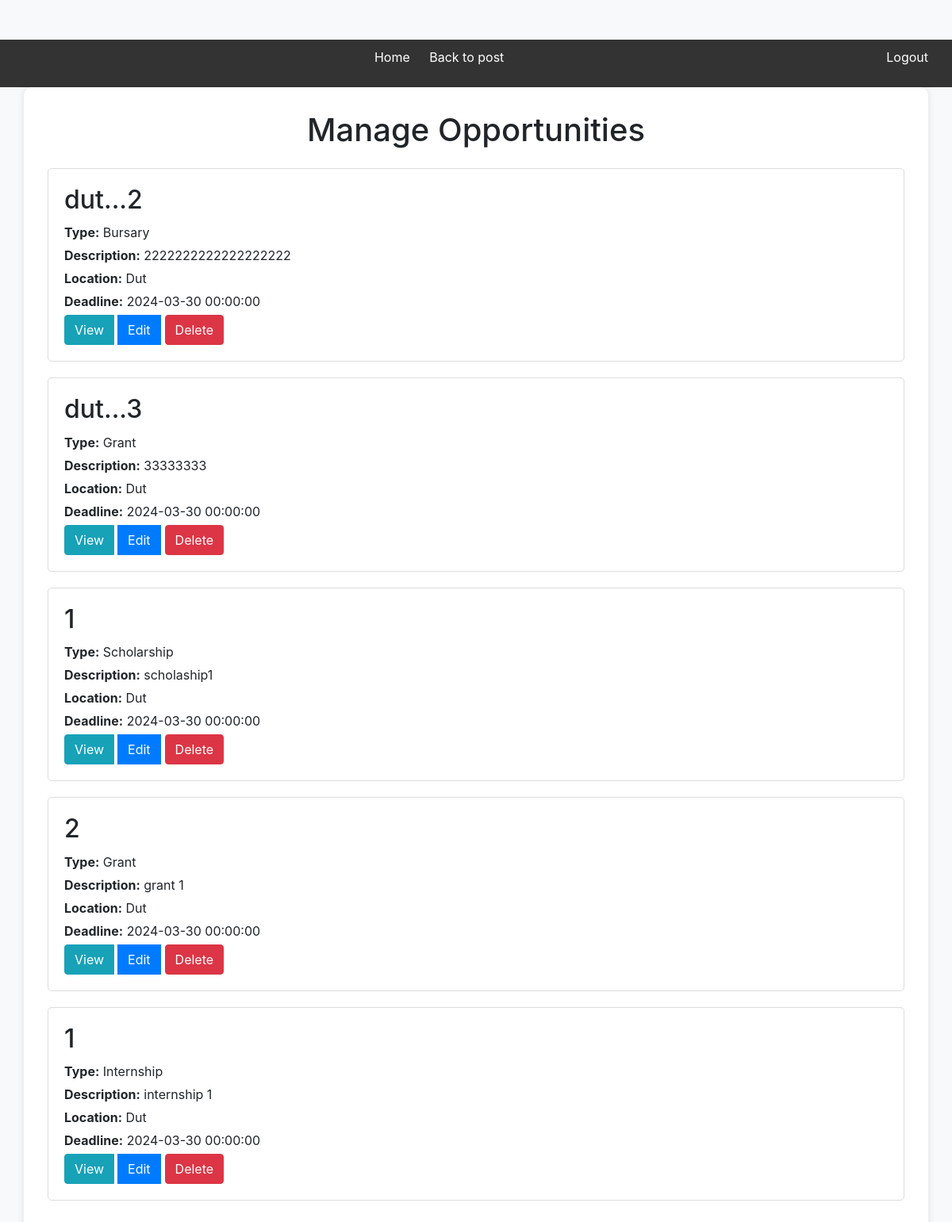
Screenshot of /manage_opportunities (signed in) with the database file from the repository.
### website/models.py (models this page shows)
class Opportunity(db.Model):
    __tablename__ = 'opportunity'
    id = db.Column(db.Integer, primary_key=True)
    title = db.Column(db.String(100), nullable=False)
    description = db.Column(db.Text, nullable=False)
    type = db.Column(db.String(50), nullable=False)  # Type of opportunity (e.g., bursary, scholarship, grant, internship, learnership etc.)
    deadline = db.Column(db.DateTime, nullable=True)
    location = db.Column(db.String(100), nullable=True)
    sponsor_id = db.Column(db.Integer, db.ForeignKey('user.id'),)
    sponsor = db.relationship('User',)

### website/views.py (the view)
@views.route('/manage_opportunities')
@login_required
def manage_opportunities():
    opportunities = Opportunity.query.filter_by(sponsor_id=current_user.id).all()
    return render_template('manage_opportunities.html', opportunities=opportunities)

### website/templates/manage_opportunities.html (shortened to what this page needs)
<!DOCTYPE html>
<html lang="en">
<head>
    <link href="https://stackpath.bootstrapcdn.com/bootstrap/4.5.2/css/bootstrap.min.css" rel="stylesheet">
</head>
<header>
    <nav>
        <ul>
            <li><a href="/home">Home</a></li>
            <li><a href="/post">Back to post</a></li>
            <li style="float:right"><a href="/logout">Logout</a></li>
        </ul>
    </nav>
  </header
<body>
    <div class="container">
        <h1 class="text-center mb-4">Manage Opportunities</h1>
        {% if opportunities %}
            {% for opportunity in opportunities %}
                <div class="opportunity">
                    <h2>{{ opportunity.title }}</h2>
                    <p><strong>Type:</strong> {{ opportunity.type }}</p>
                    <p><strong>Description:</strong> {{ opportunity.description }}</p>
                    <p><strong>Location:</strong> {{ opportunity.location }}</p>
                    <p><strong>Deadline:</strong> {{ opportunity.deadline }}</p>
                    <div class="btn-group">
                        <a href="{{ url_for('views.view_opportunity', id=opportunity.id) }}" class="btn btn-info btn-edit">View</a>
                        <a href="{{ url_for('views.edit_opportunity', id=opportunity.id) }}" class="btn btn-primary btn-edit">Edit</a>
                        <form action="{{ url_for('views.delete_opportunity', id=opportunity.id) }}" method="post" class="d-inline">
                            <button type="submit" class="btn btn-danger btn-delete" onclick="return confirm('Are you sure you want to delete this opportunity?')">Delete</button>
                        </form>
                    </div>
                </div>
            {% endfor %}
        {% else %}
            <p>No opportunities found.</p>
        {% endif %}
    </div>
</body>
</html>

### website/templates/manage_opportunities.html (style rules this page uses)
header { background-color: #333; color: #fff; padding: 10px; text-align: center; }
nav ul { list-style-type: none; padding: 0; }
nav ul li { display: inline; margin-right: 20px; }
nav ul li a { color: #fff; text-decoration: none; }
.container { background-color: #fff; padding: 30px; border-radius: 10px; box-shadow: 0px 0px 10px 0px rgba(0,0,0,0.1); }
.opportunity { margin-bottom: 20px; padding: 20px; border: 1px solid #ddd; border-radius: 5px; }
.opportunity h2 { margin-bottom: 10px; }
.opportunity p { margin-bottom: 5px; }
.btn-edit, .btn-delete { margin-right: 5px; }

### rows the page displays
Opportunity: title "dut...2", type "Bursary", description "2222222222222222222", location "Dut", deadline "2024-03-30 00:00:00"
Opportunity: title "dut...3", type "Grant", description "33333333", location "Dut", deadline "2024-03-30 00:00:00"
Opportunity: title "1", type "Scholarship", description "scholaship1", location "Dut", deadline "2024-03-30 00:00:00"
Opportunity: title "2", type "Grant", description "grant 1", location "Dut", deadline "2024-03-30 00:00:00"
Opportunity: title "1", type "Internship", description "internship 1", location "Dut", deadline "2024-03-30 00:00:00"
